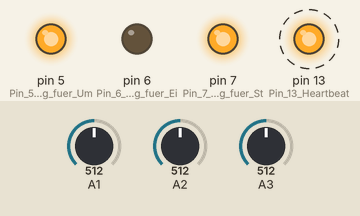
This sketch was run on a simulated Arduino Uno, built with avr-gcc and run on an emulated ATmega328P. Parts: output pins drawn as LEDs (lit = HIGH). Dashed ring = blinking. The test bench sets the inputs (shaded band); at power-on: A2 = 512, A3 = 512, A1 = 512.

Above: at 1.25 s.
1.3 s: A2 set to 367
4.3 s: A2 set to 338
At 4.46 s:
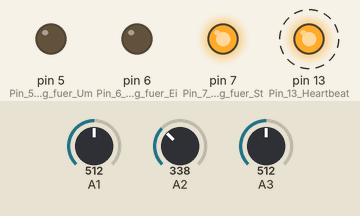
7.3 s: A3 set to 56
10.3 s: A3 set to 48
At 10.48 s:
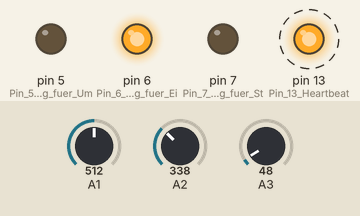
13.3 s: A2 set to 360
At 13.49 s:
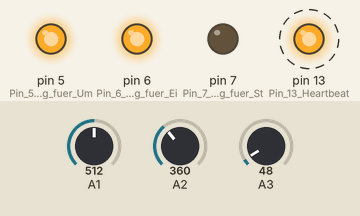
16.3 s: A2 set to 340
At 16.5 s:
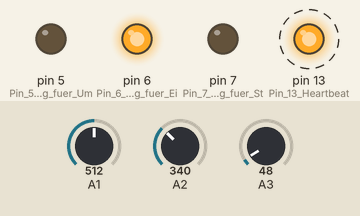
Timing chart, 0 to 20.3 s (numbered marks = the images above; inputs shaded):
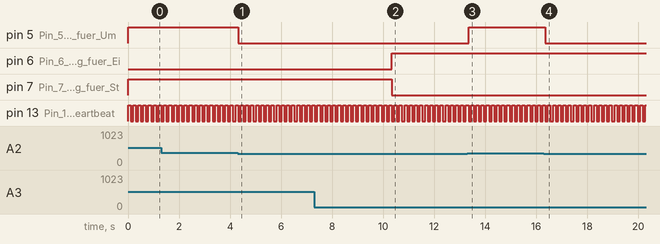

The sketch:

apcc.ino
```cpp
// *********************************************************************************
// Automatic Phase Corrector for Caravans
// *********************************************************************************

//definitions
int AI1=0;                          //Analogeingang L' (nach Umpolung)
int AI2=0;                          //Analogeingang N  (Eingang)
int AI3=0;                          //Analogeingang N' (nach Umpolung)
bool DQ5=false;                     //Ausgang Invertierung
bool DQ6=false;                     //Ausgang Einschaltung
bool DQ7=false;                     //Ausgang Fehler-LED
bool LED13=false;                   //Ausgang LED Heartbeat

// --------------------------------------------------------------------------------------------------
void setup() {
pinMode  (5, OUTPUT);               // Pin 5 als Ausgang fuer Umpolrelais K1/K2 definieren
pinMode  (6, OUTPUT);               // Pin 6 als Ausgang fuer Einschaltrelais definieren
pinMode  (7, OUTPUT);               // Pin 7 als Ausgang fuer Stör-LED definieren
pinMode (13, OUTPUT);               // Pin 13 Heartbeat
}

// --------------------------------------------------------------------------------------------------
void loop() {
//Analogeingänge lesen
AI1=analogRead(A1);
AI2=analogRead(A2);
AI3=analogRead(A3);

//Umpolen falls AI2>250 (N hat Spannung gegen PE)
if(AI2>=350) DQ5=true;
else DQ5=false;
digitalWrite(5, DQ5);              //Umpolrelais ansteuern

//Einschalten wenn Bedingungen o.k. (L' hat Spannung, N' nicht)
if(AI1>=350 && AI3<=50) {
  DQ6=true;
  DQ7=false;
}
else {
  DQ6=false;
  DQ7=true;
}
digitalWrite(6, DQ6);             //Einschaltrelais ansteuern
digitalWrite(7, DQ7);             //Fehler-LED ansteuern

//LED H13 invertieren
LED13= !LED13;
digitalWrite(13, LED13);          //Heartbeat (falls vorhanden)
delay(100);

}
```

Measured:
- the behaviour switches between 350 and 349 on A2 (found by bisection; images 0 and 1)
- the behaviour switches between 51 and 50 on A3 (found by bisection; images 1 and 2)
- after the input at 4.3 s, pin 5 (Pin_5_als_Ausgang_fuer_Um): HIGH → LOW at once
- after the input at 10.3 s, pin 6 (Pin_6_als_Ausgang_fuer_Ei): LOW → HIGH at once; pin 7 (Pin_7_als_Ausgang_fuer_St): HIGH → LOW at once
- after the input at 13.3 s, pin 5 (Pin_5_als_Ausgang_fuer_Um): LOW → HIGH after 0.05 s
- after the input at 16.3 s, pin 5 (Pin_5_als_Ausgang_fuer_Um): HIGH → LOW after 0.06 s
- by itself, pin 13 (Pin_13_Heartbeat): alternates HIGH for 0.10 s and LOW for 0.10 s
